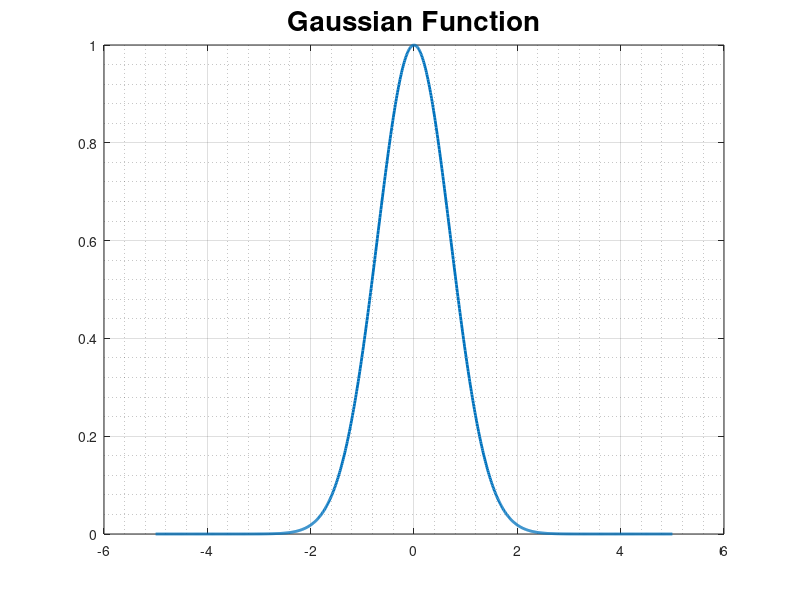
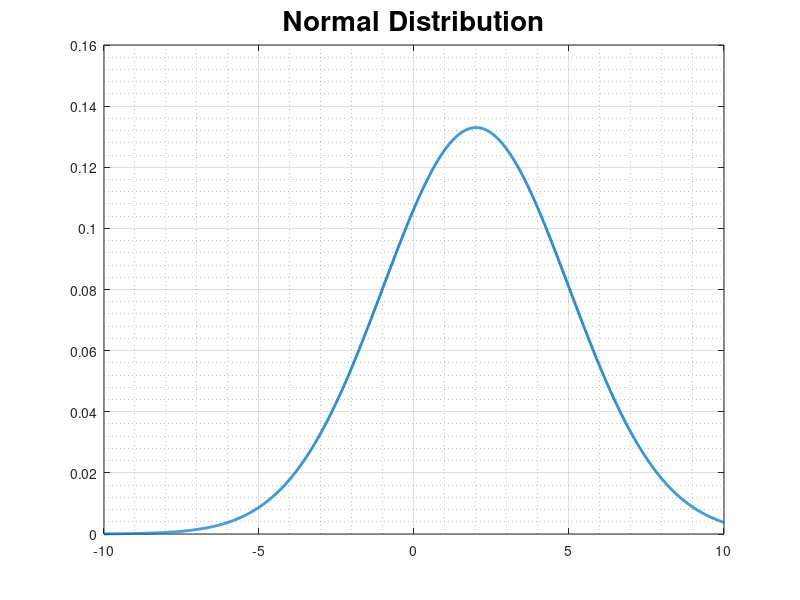

These figures' MATLAB source, in order: (Note: this script raises an error after producing the figures.)
%% 開始
close all
clearvars
tic

%% ガウス関数（Gaussian function）
x = -5:0.01:5;
y_gaussian = exp(-x.^2);
figure(1)
plot(x,y_gaussian,'LineWidth',2);
grid on
grid minor
title('Gaussian Function','FontSize',20)

%% 標準正規分布（Normal Distribution）
x = -10:0.01:10;
y_normpdf = normpdf(x,2,3);
figure(2)
plot(x,y_normpdf,'LineWidth',2);
grid on
grid minor
title('Normal Distribution','FontSize',20)

%% 誤差関数erf
x = 0:0.1:100;
y_erf = erf(x);

y_erf_fake = sqrt((1-exp(-x.^2)));

syms k x
y_erf_another = symsum((2/sqrt(pi))*((-1)^k/((2*k+1)*factorial(k)))*x^(2*k+1), k, [0 Inf]);

x = 0:0.1:100;
figure(3)
plot(x,y_erf,x,y_erf_fake,'LineWidth',2);
ylim([-2,2]);
xlim([0,5]);
ax = gca;
ax.FontSize = 15;
legend('erf','Fake');
grid on
grid minor

disp(y_erf_another);

%% 相補誤差関数erfc
x = -10:0.1:10;
y_erf = erf(x);
y_erfc = erfc(x);
figure(5)
plot(x,y_erf,x,y_erfc,'LineWidth',2);
ax = gca;
ax.FontSize = 15;
legend('erf','erfc');
ylim([-5,5]);
grid on
grid minor

%% Chi二乗分布
x = -10:0.1:500;
y_chi_1 = chi2pdf(x,1);
y_chi_2 = chi2pdf(x,2);
y_chi_4 = chi2pdf(x,4);
y_chi_32 = chi2pdf(x,32);
y_chi_64 = chi2pdf(x,64);
figure(6)
plot(x,y_chi_1,x,y_chi_2,x,y_chi_4,x,y_chi_32,x,y_chi_64,'LineWidth',2);
ax = gca;
ax.FontSize = 15;
legend('k=1','k=2','k=4','k=32','k=64')
xlim([-5,100]);
grid on
grid minor
title('Chi-Square Distribution','FontSize',20)

%% 終了
toc
